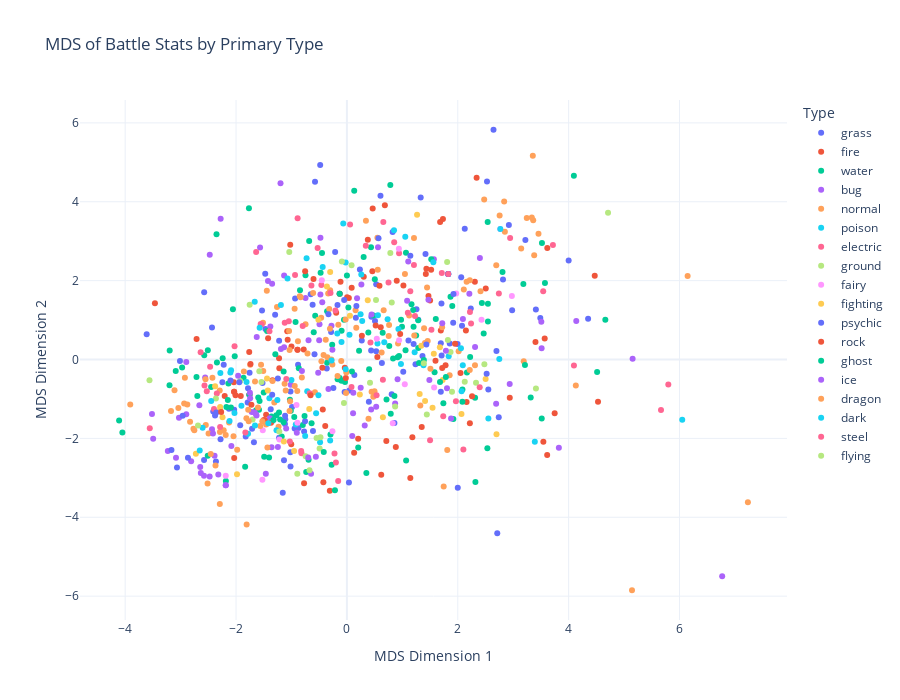

Notebook code for this chart:
### Code cell
# Create interactive scatter plot colored by type1
if 'type1' in pokemon_clean.columns:
    fig = px.scatter(
        pokemon_clean, 
        x='mds_battle_x', 
        y='mds_battle_y',
        color='type1',
        hover_name='name' if 'name' in pokemon_clean.columns else None,
        title='MDS of Battle Stats by Primary Type',
        labels={'mds_battle_x': 'MDS Dimension 1', 'mds_battle_y': 'MDS Dimension 2'},
        template='plotly_white'
    )
    fig.update_layout(
        legend_title_text='Type',
        height=700,
        width=900
    )
    fig.show()

### Figure 1 — Plotly figure (JSON) as saved in the notebook; plotly's stock layout.template omitted (floating-point values rounded to 4 significant figures)
{"data": [{"hovertemplate": "<b>%{hovertext}</b><br><br>type1=grass<br>MDS Dimension 1=%{x}<br>MDS Dimension 2=%{y}<extra></extra>", "hovertext": ["Bulbasaur", "Ivysaur", "Venusaur", "Oddish", "Gloom", "Vileplume", "Bellsprout", "Weepinbell", "Victreebel", "Exeggcute", "Exeggutor", "Tangela", "Chikorita", "Bayleef", "Meganium", "Bellossom", "Hoppip", "Skiploom", "Jumpluff", "Sunkern", "Sunflora", "Treecko", "Grovyle", "Sceptile", "Seedot", "Nuzleaf", "Shiftry", "Shroomish", "Breloom", "Roselia", "Cacnea", "Cacturne", "Tropius", "Turtwig", "Grotle", "Torterra", "Budew", "Roserade", "Cherubi", "Cherrim", "Carnivine", "Snover", "Abomasnow", "Tangrowth", "Leafeon", "Shaymin", "Snivy", "Servine", "Serperior", "Pansage", "Simisage", "Cottonee", "Whimsicott", "Petilil", "Lilligant", "Maractus", "Foongus", "Amoonguss", "Ferroseed", "Ferrothorn", "Virizion", "Chespin", "Quilladin", "Chesnaught", "Skiddo", "Gogoat", "Rowlet", "Dartrix", "Decidueye", "Fomantis", "Lurantis", "Morelull", "Shiinotic", "Bounsweet", "Steenee", "Tsareena", "Tapu Bulu", "Kartana"], "legendgroup": "grass", "marker": {"color": "#636efa", "symbol": "circle"}, "mode": "markers", "name": "grass", "orientation": "v", "showlegend": true, "type": "scatter", "x": [-1.374, -0.3633, 2.817, -0.9426, -0.04098, 1.204, -2.128, -0.8805, 0.507, -0.772, 2.077, -1.295, -1.112, -0.1197, 1.287, 1.364, -2.43, -1.756, -0.9342, -3.066, 0.8086, -2.246, -1.47, 0.6061, -2.362, -1.522, 0.162, -1.224, 0.5283, -1.223, -1.784, 0.4419, 1.017, -0.8729, 0.3963, 1.855, -2.411, 0.2346, -1.825, -0.2847, 0.6314, -0.9897, 3.489, 2.698, 1.918, 0.8251, -1.79, -0.5841, 0.5284, -1.759, -0.1305, -2.379, -0.653, -1.677, -0.1696, 0.2677, -1.02, 1.694, 0.03674, 2.74, 1.418, -1.117, 0.04517, 1.997, -1.017, 1.706, -1.115, 0.1348, 1.255, -2.28, 1.238, -1.017, 0.8573, -2.577, -2.033, 1.694, 2.235, 4.352], "xaxis": "x", "y": [-1.262, -0.2294, 2.031, -1.749, -0.8263, 0.392, -1.249, -0.135, 0.9754, -1.826, 0.8528, 1.137, -1.517, -0.514, 1.007, 0.08881, -1.854, -0.3358, 1.55, -2.738, -0.8827, -0.5792, 0.7729, 4.154, -2.586, -0.5951, 1.061, -1.987, 0.2078, 0.4755, -0.7289, 1.087, -0.3073, -1.738, -1.073, 0.4055, -1.319, 2.283, -1.952, 0.6947, -0.08741, -1.206, 1.054, 0.2183, 0.9309, 3.235, -1.089, 0.1332, 1.908, -0.8905, 1.668, -1.419, 1.654, -2.097, 1.38, 0.4838, -2.354, -0.8158, -3.119, -1.463, 2.678, -1.638, -0.7853, 0.3961, -0.8102, 1.418, -1.423, -0.3942, 1.276, -2.019, -0.1224, -2.713, -1.613, -2.545, -1.274, 0.4114, 1.293, 1.031], "yaxis": "y"}, {"hovertemplate": "<b>%{hovertext}</b><br><br>type1=fire<br>MDS Dimension 1=%{x}<br>MDS Dimension 2=%{y}<extra></extra>", "hovertext": ["Charmander", "Charmeleon", "Charizard", "Vulpix", "Ninetales", "Growlithe", "Arcanine", "Ponyta", "Rapidash", "Magmar", "Flareon", "Moltres", "Cyndaquil", "Quilava", "Typhlosion", "Slugma", "Magcargo", "Magby", "Entei", "Ho-Oh", "Torchic", "Combusken", "Blaziken", "Numel", "Camerupt", "Torkoal", "Chimchar", "Monferno", "Infernape", "Magmortar", "Heatran", "Tepig", "Pignite", "Emboar", "Pansear", "Simisear", "Darumaka", "Darmanitan", "Heatmor", "Fennekin", "Braixen", "Delphox", "Fletchinder", "Talonflame", "Litleo", "Pyroar", "Volcanion", "Litten", "Torracat", "Incineroar", "Oricorio", "Turtonator"], "legendgroup": "fire", "marker": {"color": "#EF553B", "symbol": "circle"}, "mode": "markers", "name": "fire", "orientation": "v", "showlegend": true, "type": "scatter", "x": [-2.034, -0.8915, 1.733, -2.204, 0.08637, -1.343, 1.02, -1.068, 0.003828, 0.03532, 1.472, 1.424, -2.034, -0.8915, 0.5881, -2.033, 1.35, -1.762, 1.52, 3.616, -1.723, -0.442, 1.682, -1.499, 3.568, 2.218, -1.915, -1.0, 0.3043, 0.8993, 2.309, -1.457, -0.03777, 1.501, -1.759, -0.1305, -1.004, 3.402, 0.5197, -2.009, -0.779, 0.4593, -1.224, -0.6019, -1.219, -0.1149, 2.505, -2.04, -1.076, 1.695, -0.1934, 2.159], "xaxis": "x", "y": [-0.8189, 0.2464, 3.564, -0.9249, 1.822, -0.5283, 1.879, 0.5031, 1.58, 1.562, 1.613, 2.169, -0.8189, 0.2464, 1.869, -2.496, -1.708, 0.1896, 2.276, 2.829, -1.15, -0.2082, 3.488, -1.532, 0.5325, -1.616, -0.9253, 0.3285, 2.097, 1.998, 1.973, -1.4, -0.2093, 1.496, -0.8905, 1.668, -2.148, 0.4409, 0.8611, -0.9033, 0.2514, 2.238, 0.03423, 2.043, -0.2239, 1.974, 1.8, -0.577, 0.7172, 0.7379, 1.184, -1.079], "yaxis": "y"}, {"hovertemplate": "<b>%{hovertext}</b><br><br>type1=water<br>MDS Dimension 1=%{x}<br>MDS Dimension 2=%{y}<extra></extra>", "hovertext": ["Squirtle", "Wartortle", "Blastoise", "Psyduck", "Golduck", "Poliwag", "Poliwhirl", "Poliwrath", "Tentacool", "Tentacruel", "Slowpoke", "Slowbro", "Seel", "Dewgong", "Shellder", "Cloyster", "Krabby", "Kingler", "Horsea", "Seadra", "Goldeen", "Seaking", "Staryu", "Starmie", "Magikarp", "Gyarados", "Lapras", "Vaporeon", "Totodile", "Croconaw", "Feraligatr", "Chinchou", "Lanturn", "Marill", "Azumarill", "Politoed", "Wooper", "Quagsire", "Slowking", "Qwilfish", "Corsola", "Remoraid", "Octillery", "Mantine", "Kingdra", "Suicune", "Mudkip", "Marshtomp", "Swampert", "Lotad", "Lombre", "Ludicolo", "Wingull", "Pelipper", "Carvanha", "Sharpedo", "Wailmer", "Wailord", "Barboach", "Whiscash", "Corphish", "Crawdaunt", "Feebas", "Milotic", "Clamperl", "Huntail", "Gorebyss", "Relicanth", "Luvdisc", "Kyogre", "Piplup", "Prinplup", "Empoleon", "Buizel", "Floatzel", "Shellos", "Gastrodon", "Finneon", "Lumineon", "Mantyke", "Palkia", "Phione", "Manaphy", "Oshawott", "Dewott", "Samurott", "Panpour", "Simipour", "Tympole", "Palpitoad", "Seismitoad", "Basculin", "Tirtouga", "Carracosta", "Ducklett", "Swanna", "Frillish", "Jellicent", "Alomomola", "Keldeo", "Froakie", "Frogadier", "Greninja", "Clauncher", "Clawitzer", "Popplio", "Brionne", "Primarina", "Wishiwashi", "Dewpider", "Araquanid", "Pyukumuku", "Bruxish", "Tapu Fini"], "legendgroup": "water", "marker": {"color": "#00cc96", "symbol": "circle"}, "mode": "markers", "name": "water", "orientation": "v", "showlegend": true, "type": "scatter", "x": [-1.142, -0.09586, 2.807, -1.599, 0.4801, -2.713, -1.291, 1.249, -2.509, 0.5038, -0.2753, 4.514, -0.9493, 0.7645, -0.7339, 3.515, -3.088, 1.74, -2.698, -0.926, -1.576, 0.2194, -2.241, 0.0009495, -4.05, 3.573, 2.468, 2.544, -1.205, -0.1673, 1.288, -1.865, -0.8457, -1.836, 0.7149, 0.9938, -2.183, 0.8572, 2.166, -0.2652, 0.7911, -2.45, 1.058, -0.4489, 1.165, 2.435, -1.36, -0.03445, 3.184, -2.511, -1.028, 0.6455, -3.2, 0.4011, -2.973, 0.4353, 1.069, -1.767, -2.092, 0.9156, -1.176, 0.8334, -4.11, 1.869, -0.2956, 1.302, 1.388, 2.084, -2.573, 4.095, -1.273, -0.1301, 1.604, -2.345, -0.7468, -0.7955, 1.582, -1.501, -0.0957, 0.3511, 2.54, 0.3866, 1.828, -1.586, -0.3563, 1.196, -1.759, -0.1305, -2.148, -0.8676, 0.9769, -0.5718, 0.2042, 2.312, -1.638, -0.3568, -0.6372, 1.288, -2.352, 1.066, -2.138, -1.44, 0.7833, -1.012, 1.203, -1.225, 0.09061, 1.901, 4.663, -1.492, 1.921, 2.318, -0.05278, 2.544], "xaxis": "x", "y": [-1.593, -0.5383, 2.216, -0.9659, 1.113, -0.4405, 0.1325, 0.6061, 0.2344, 2.036, -2.668, -0.3198, -1.46, 0.3424, -2.851, -1.495, -0.2926, -1.106, -0.925, 0.9512, -1.055, 0.2227, 0.03277, 2.127, -1.849, 1.938, 0.6571, 0.9658, -1.52, -0.5015, 0.9938, -0.4635, 1.757, -2.721, -1.011, 0.8321, -3.082, -0.9243, -0.3275, 0.373, -1.375, -0.699, 0.2317, 2.7, 1.4, 1.436, -1.443, -0.5707, 1.914, -2.441, -1.021, 0.6766, -0.6529, -0.2461, -0.2053, 2.846, -2.559, 3.836, -1.217, 0.05557, -1.953, 0.02549, -1.544, 1.592, -1.904, -0.09026, -0.01135, -1.074, 0.1108, 4.659, -1.413, -0.4667, 1.025, -0.0738, 2.133, -1.66, -0.3256, -0.8339, 0.7312, -2.877, 3.489, 0.6824, 2.169, -1.275, -0.07957, 1.255, -0.8905, 1.668, -1.028, -0.2224, 1.01, 1.112, -2.232, -0.9725, -1.286, 1.225, -1.616, 0.2891, 3.173, 2.704, -0.6103, 0.7204, 4.423, -1.3, 0.8324, -1.344, -0.3067, 1.355, 1.008, -2.463, -1.511, -3.104, 1.01, 1.415], "yaxis": "y"}, {"hovertemplate": "<b>%{hovertext}</b><br><br>type1=bug<br>MDS Dimension 1=%{x}<br>MDS Dimension 2=%{y}<extra></extra>", "hovertext": ["Caterpie", "Metapod", "Butterfree", "Weedle", "Kakuna", "Beedrill", "Paras", "Parasect", "Venonat", "Venomoth", "Scyther", "Pinsir", "Ledyba", "Ledian", "Spinarak", "Ariados", "Yanma", "Pineco", "Forretress", "Scizor", "Shuckle", "Heracross", "Wurmple", "Silcoon", "Beautifly", "Cascoon", "Dustox", "Surskit", "Masquerain", "Nincada", "Ninjask", "Shedinja", "Volbeat", "Illumise", "Kricketot", "Kricketune", "Burmy", "Wormadam", "Mothim", "Combee", "Vespiquen", "Yanmega", "Sewaddle", "Swadloon", "Leavanny", "Venipede", "Whirlipede", "Scolipede", "Dwebble", "Crustle", "Karrablast", "Escavalier", "Joltik", "Galvantula", "Shelmet", "Accelgor", "Durant", "Larvesta", "Volcarona", "Genesect", "Scatterbug", "Spewpa", "Vivillon", "Grubbin", "Charjabug", "Vikavolt", "Cutiefly", "Ribombee", "Wimpod", "Golisopod", "Buzzwole", "Pheromosa"], "legendgroup": "bug", "marker": {"color": "#ab63fa", "symbol": "circle"}, "mode": "markers", "name": "bug", "orientation": "v", "showlegend": true, "type": "scatter", "x": [-3.083, -2.476, -1.133, -3.23, -2.646, -2.278, -1.359, 0.5286, -1.39, -0.4937, 0.1832, 2.4, -2.898, 0.3215, -2.084, 0.1158, -1.627, -0.6469, 1.879, 3.508, 6.77, 4.138, -2.578, -2.186, -1.19, -2.186, -0.3328, -2.662, -0.2785, -1.463, -2.474, -3.495, -0.2614, -0.4998, -2.635, -0.8114, -2.387, 0.8706, -0.6921, -3.029, 1.488, 0.2611, -1.096, 0.1114, 0.4452, -2.434, 0.09659, -0.4775, -0.9037, 1.806, -1.745, 2.692, -1.749, -0.7461, -0.56, -1.567, -1.133, -1.014, 0.5614, 1.569, -2.81, -2.32, -1.381, -1.717, 0.438, 2.312, -2.557, -1.349, -3.517, 2.937, 3.513, -1.198], "xaxis": "x", "y": [-2.491, -2.963, 0.3087, -2.32, -2.726, 3.572, -2.224, -1.195, -1.492, 0.8926, 1.555, 2.573, -1.39, -1.671, -2.192, -0.8448, 0.5701, -2.898, -1.496, 0.9595, -5.493, 0.9745, -2.947, -3.185, 0.2678, -3.185, -0.7456, -1.161, 0.8567, -2.895, 2.658, -2.006, 0.246, 0.487, -2.878, -0.2919, -2.442, -1.117, 0.487, -1.474, -0.5184, 1.9, -1.749, -1.365, 1.141, -1.77, -1.94, 1.646, -1.86, -0.7318, -0.9832, -1.121, -0.8427, 1.561, -2.463, 2.842, 2.132, -0.6398, 2.843, 2.541, -2.577, -2.913, 0.8368, -1.332, -1.27, 0.3181, -0.4555, 1.924, -1.38, -0.6189, 0.2885, 4.471], "yaxis": "y"}, {"hovertemplate": "<b>%{hovertext}</b><br><br>type1=normal<br>MDS Dimension 1=%{x}<br>MDS Dimension 2=%{y}<extra></extra>", "hovertext": ["Pidgey", "Pidgeotto", "Pidgeot", "Rattata", "Raticate", "Spearow", "Fearow", "Jigglypuff", "Wigglytuff", "Meowth", "Persian", "Farfetch'd", "Doduo", "Dodrio", "Lickitung", "Chansey", "Kangaskhan", "Tauros", "Ditto", "Eevee", "Porygon", "Snorlax", "Sentret", "Furret", "Hoothoot", "Noctowl", "Igglybuff", "Aipom", "Girafarig", "Dunsparce", "Teddiursa", "Ursaring", "Porygon2", "Stantler", "Smeargle", "Miltank", "Blissey", "Zigzagoon", "Linoone", "Taillow", "Swellow", "Slakoth", "Vigoroth", "Slaking", "Whismur", "Loudred", "Exploud", "Azurill", "Skitty", "Delcatty", "Spinda", "Swablu", "Zangoose", "Castform", "Kecleon", "Starly", "Staravia", "Staraptor", "Bidoof", "Bibarel", "Ambipom", "Buneary", "Lopunny", "Glameow", "Purugly", "Happiny", "Chatot", "Munchlax", "Lickilicky", "Porygon-Z", "Regigigas", "Arceus", "Patrat", "Watchog", "Lillipup", "Herdier", "Stoutland", "Pidove", "Tranquill", "Unfezant", "Audino", "Minccino", "Cinccino", "Deerling", "Sawsbuck", "Bouffalant", "Rufflet", "Braviary", "Meloetta", "Bunnelby", "Diggersby", "Fletchling", "Furfrou", "Pikipek", "Trumbeak", "Toucannon", "Yungoos", "Gumshoos", "Stufful", "Bewear", "Oranguru", "Type: Null", "Silvally", "Komala", "Drampa"], "legendgroup": "normal", "marker": {"color": "#FFA15A", "symbol": "circle"}, "mode": "markers", "name": "normal", "orientation": "v", "showlegend": true, "type": "scatter", "x": [-2.546, -1.342, 0.5503, -3.04, -0.2618, -2.879, -0.7455, -3.909, 1.811, -2.923, -1.261, -0.8126, -2.551, -0.8345, 0.3898, 5.144, 2.217, -0.3023, -1.813, -1.309, -0.01454, 4.13, -2.37, -0.8832, -2.29, 0.1693, -2.292, -1.549, -0.3061, 0.4461, -1.034, 1.458, 1.393, -0.1548, -3.173, 0.6632, 7.234, -2.768, -1.043, -3.11, -1.445, -1.434, -0.3811, 3.361, -2.456, -0.8953, 0.7612, -2.514, -2.223, -1.034, -0.941, -1.233, -0.4638, -0.2798, 1.325, -2.829, -1.859, -0.3377, -1.979, -0.4595, -0.6093, -1.745, 0.3434, -2.426, -0.943, -1.809, -1.514, 1.746, 2.016, 0.5565, 3.379, 3.245, -2.186, -0.4211, -2.126, -0.5762, 1.216, -2.045, -1.124, 0.1568, 3.19, -2.295, -0.8502, -1.658, -0.02318, 1.854, -1.104, 1.123, 1.21, -2.752, -0.1018, -2.287, -0.3188, -2.936, -1.509, 0.9233, -2.495, 0.4984, -1.024, 2.311, 1.408, 1.718, 1.446, 0.7544, 2.217], "xaxis": "x", "y": [-1.661, -0.5474, 3.09, -1.228, -0.1245, -1.142, 0.8964, -1.14, -2.294, -0.4599, 1.329, -0.4578, -0.5011, 1.58, -1.502, -5.85, 2.008, 1.758, -1.488, -1.092, -0.8479, -0.662, -2.689, 0.465, -1.838, 0.8074, -3.661, -0.1303, 0.7794, -0.817, -1.304, 0.4676, 0.7921, 0.8801, -1.304, 1.251, -3.62, -1.756, 0.7248, -0.7778, 1.741, -2.233, 0.5024, 3.533, -2.393, -0.7968, 0.8756, -3.142, -1.791, 0.2403, -0.6747, -1.707, 1.057, 0.0003768, -1.165, -1.577, -0.3048, 1.672, -2.288, -0.04626, 1.687, -0.1336, 3.515, -0.4608, 1.284, -4.182, 0.9333, -3.22, 0.2096, 2.274, 2.645, 3.589, -1.915, 0.1154, -1.596, -0.8312, 0.6061, -1.944, -0.6141, 1.249, -0.04263, -0.788, 1.601, -0.5579, 1.016, -0.3979, -0.7876, 1.115, 3.084, -1.792, -0.03675, -1.288, 1.283, -1.116, -0.293, 0.4034, -1.875, -0.803, -1.059, -0.147, 0.4164, 0.8208, 1.823, 0.593, -0.2662], "yaxis": "y"}, {"hovertemplate": "<b>%{hovertext}</b><br><br>type1=poison<br>MDS Dimension 1=%{x}<br>MDS Dimension 2=%{y}<extra></extra>", "hovertext": ["Ekans", "Arbok", "Nidoran♀", "Nidorina", "Nidoqueen", "Nidoran♂", "Nidorino", "Nidoking", "Zubat", "Golbat", "Grimer", "Muk", "Koffing", "Weezing", "Crobat", "Gulpin", "Swalot", "Seviper", "Stunky", "Skuntank", "Skorupi", "Drapion", "Croagunk", "Toxicroak", "Trubbish", "Garbodor", "Skrelp", "Dragalge", "Mareanie", "Toxapex", "Salandit", "Salazzle"], "legendgroup": "poison", "marker": {"color": "#19d3f3", "symbol": "circle"}, "mode": "markers", "name": "poison", "orientation": "v", "showlegend": true, "type": "scatter", "x": [-2.028, -0.09726, -1.784, -0.7156, 0.9295, -2.117, -1.0, 0.56, -2.603, -0.1732, -0.484, 1.836, -0.3017, 1.382, -0.02254, -1.27, 0.9751, 0.04733, -1.81, 0.2761, -0.7525, 0.7345, -1.903, 0.2471, -1.398, 0.5518, -0.9223, 2.091, -1.35, 3.39, -2.283, -1.071], "xaxis": "x", "y": [-1.356, 0.4461, -1.88, -0.8051, 0.7728, -1.559, -0.5205, 1.123, -1.731, 0.6606, -2.095, 0.08195, -2.051, -0.1447, 2.46, -1.796, -0.116, 0.6307, -0.5703, 0.9794, -1.941, 1.023, -1.175, 1.151, -0.9817, 0.4033, -1.651, -0.1445, -1.565, -2.088, -0.34, 2.052], "yaxis": "y"}, {"hovertemplate": "<b>%{hovertext}</b><br><br>type1=electric<br>MDS Dimension 1=%{x}<br>MDS Dimension 2=%{y}<extra></extra>", "hovertext": ["Pikachu", "Raichu", "Magnemite", "Magneton", "Voltorb", "Electrode", "Electabuzz", "Jolteon", "Zapdos", "Pichu", "Mareep", "Flaaffy", "Ampharos", "Elekid", "Raikou", "Electrike", "Manectric", "Plusle", "Minun", "Shinx", "Luxio", "Luxray", "Pachirisu", "Magnezone", "Electivire", "Rotom", "Blitzle", "Zebstrika", "Emolga", "Tynamo", "Eelektrik", "Eelektross", "Thundurus", "Helioptile", "Heliolisk", "Dedenne", "Togedemaru", "Tapu Koko", "Xurkitree"], "legendgroup": "electric", "marker": {"color": "#FF6692", "symbol": "circle"}, "mode": "markers", "name": "electric", "orientation": "v", "showlegend": true, "type": "scatter", "x": [-2.468, -0.64, -0.8195, -0.2065, -2.639, -1.637, -0.2954, -0.5279, 1.209, -3.556, -1.832, -0.6696, 3.541, -2.027, 0.9412, -2.347, 0.05719, -1.555, -1.538, -2.287, -1.093, 1.099, -1.397, 2.24, 0.7511, 1.144, -2.569, -0.4607, -1.121, -2.398, 0.08284, 1.525, 0.8532, -2.528, -0.9354, -1.048, -0.7975, 0.3411, 0.6573], "xaxis": "x", "y": [-0.1844, 1.877, -2.374, 1.239, 0.1849, 2.726, 1.686, 2.828, 2.397, -1.746, -1.853, -0.8539, 1.732, 0.3377, 2.694, -0.8632, 3.426, 0.8998, 0.887, -1.714, -0.497, 1.185, 0.7191, 0.9115, 1.951, 1.728, -0.6584, 1.887, 0.9295, -1.256, -0.6964, 0.7557, 2.971, -0.8048, 2.14, 0.9716, 0.8498, 2.887, 3.488], "yaxis": "y"}, {"hovertemplate": "<b>%{hovertext}</b><br><br>type1=ground<br>MDS Dimension 1=%{x}<br>MDS Dimension 2=%{y}<extra></extra>", "hovertext": ["Sandshrew", "Sandslash", "Diglett", "Dugtrio", "Cubone", "Marowak", "Rhyhorn", "Rhydon", "Gligar", "Phanpy", "Donphan", "Trapinch", "Vibrava", "Flygon", "Baltoy", "Claydol", "Groudon", "Hippopotas", "Hippowdon", "Rhyperior", "Gliscor", "Drilbur", "Excadrill", "Sandile", "Krokorok", "Krookodile", "Stunfisk", "Golett", "Golurk", "Landorus", "Mudbray", "Mudsdale"], "legendgroup": "ground", "marker": {"color": "#B6E880", "symbol": "circle"}, "mode": "markers", "name": "ground", "orientation": "v", "showlegend": true, "type": "scatter", "x": [-0.6743, 1.442, -3.561, -1.754, -0.4918, 0.8698, -0.7443, -1.04, 0.4171, -0.5468, 2.126, -0.8945, -1.542, 0.5253, -1.701, 1.87, 4.711, -0.4768, 2.48, 3.41, 1.822, -1.926, -0.09054, -2.363, -1.58, 0.8094, 1.896, -1.219, 1.388, 1.808, -0.05313, 2.329], "xaxis": "x", "y": [-2.808, -1.394, -0.5229, 1.386, -2.259, -1.193, -2.453, 2.724, -0.5917, -1.991, -0.5645, -2.899, -0.569, 1.508, -1.524, 0.1873, 3.722, -1.969, -0.1217, -0.7352, 0.4941, -0.5442, 2.482, -0.9858, -0.3005, 1.443, -0.8191, -1.826, -0.09431, 2.474, -1.102, -0.5883], "yaxis": "y"}, {"hovertemplate": "<b>%{hovertext}</b><br><br>type1=fairy<br>MDS Dimension 1=%{x}<br>MDS Dimension 2=%{y}<extra></extra>", "hovertext": ["Clefairy", "Clefable", "Cleffa", "Togepi", "Togetic", "Snubbull", "Granbull", "Togekiss", "Flabébé", "Floette", "Florges", "Spritzee", "Aromatisse", "Swirlix", "Slurpuff", "Sylveon", "Xerneas", "Comfey"], "legendgroup": "fairy", "marker": {"color": "#FF97FF", "symbol": "circle"}, "mode": "markers", "name": "fairy", "orientation": "v", "showlegend": true, "type": "scatter", "x": [-0.8922, 0.941, -2.185, -1.524, 0.8273, -1.217, 1.044, 1.972, -1.518, 0.9376, 2.976, -0.2609, 1.573, -0.9087, 0.5394, 2.428, 2.768, -0.4524], "xaxis": "x", "y": [-1.601, 0.4909, -2.949, -3.05, -1.619, -2.029, -0.6255, 1.672, -1.792, 2.808, 1.609, -1.818, -0.7103, -1.152, 0.5294, 1.006, 3.307, 2.009], "yaxis": "y"}, {"hovertemplate": "<b>%{hovertext}</b><br><br>type1=fighting<br>MDS Dimension 1=%{x}<br>MDS Dimension 2=%{y}<extra></extra>", "hovertext": ["Mankey", "Primeape", "Machop", "Machoke", "Machamp", "Hitmonlee", "Hitmonchan", "Tyrogue", "Hitmontop", "Makuhita", "Hariyama", "Meditite", "Medicham", "Riolu", "Lucario", "Timburr", "Gurdurr", "Conkeldurr", "Throh", "Sawk", "Mienfoo", "Mienshao", "Pancham", "Pangoro", "Hawlucha", "Crabrawler", "Crabominable", "Passimian"], "legendgroup": "fighting", "marker": {"color": "#FECB52", "symbol": "circle"}, "mode": "markers", "name": "fighting", "orientation": "v", "showlegend": true, "type": "scatter", "x": [-2.378, -0.5145, -1.137, 0.233, 1.677, 1.545, 1.313, -2.724, 1.411, -1.982, 2.699, -2.244, 0.3765, -2.287, 1.266, -0.9519, 0.6492, 2.503, 2.067, 0.05456, -1.441, -0.3016, -0.6787, 1.343, -0.3603, -1.427, 1.727, 1.568], "xaxis": "x", "y": [-0.6771, 1.01, -2.08, -0.8866, 0.3138, -1.223, -0.8775, -2.392, -1.053, -2.908, -1.892, -1.462, 1.503, -1.204, 3.67, -2.321, -1.465, -0.4912, -1.382, 1.107, -0.4823, 2.221, -1.252, 0.3467, 1.854, -0.7881, -0.5192, 0.1471], "yaxis": "y"}, {"hovertemplate": "<b>%{hovertext}</b><br><br>type1=psychic<br>MDS Dimension 1=%{x}<br>MDS Dimension 2=%{y}<extra></extra>", "hovertext": ["Abra", "Kadabra", "Alakazam", "Drowzee", "Hypno", "Mr. Mime", "Mewtwo", "Mew", "Natu", "Xatu", "Espeon", "Unown", "Wobbuffet", "Lugia", "Celebi", "Ralts", "Kirlia", "Gardevoir", "Spoink", "Grumpig", "Chimecho", "Wynaut", "Deoxys", "Chingling", "Mime Jr.", "Gallade", "Uxie", "Mesprit", "Azelf", "Cresselia", "Victini", "Munna", "Musharna", "Woobat", "Swoobat", "Sigilyph", "Gothita", "Gothorita", "Gothitelle", "Solosis", "Duosion", "Reuniclus", "Elgyem", "Beheeyem", "Espurr", "Meowstic", "Hoopa", "Tapu Lele", "Cosmog", "Cosmoem", "Solgaleo", "Lunala", "Necrozma"], "legendgroup": "psychic", "marker": {"color": "#636efa", "symbol": "circle"}, "mode": "markers", "name": "psychic", "orientation": "v", "showlegend": true, "type": "scatter", "x": [-3.612, -2.575, -0.4817, -0.6121, 1.111, -1.473, 2.645, 1.828, -2.1, -0.3328, -0.2119, -1.348, 2.713, 4.001, 1.828, -3.165, -2.357, 1.331, -2.222, 0.1713, 0.4376, -1.157, -0.5749, -1.925, -3.012, 2.126, 2.981, 1.923, 0.5705, 3.41, 1.828, -1.135, 2.552, -1.941, -1.531, -0.04915, -1.71, -0.2438, 1.433, -2.963, -2.434, 2.521, -0.7547, 1.709, -1.245, -0.6184, 2.528, 1.145, -2.867, 2.0, 3.22, 2.922, 2.062], "xaxis": "x", "y": [0.6384, 1.703, 4.929, -1.811, 0.4832, 2.177, 5.825, 2.169, -0.5333, 1.146, 2.726, -0.8937, -4.407, 2.51, 2.169, -2.294, -1.343, 4.107, -0.1329, 1.357, 0.2288, -3.379, 4.507, -1.668, -0.04092, 3.317, 1.25, 1.663, 3.074, 1.27, 2.169, -2.551, -0.759, -0.5764, 1.241, 1.51, -1.757, -0.7225, 0.3787, -1.423, 0.814, -0.363, -1.566, 0.1013, -0.4809, 1.387, 4.512, 2.632, -2.489, -3.254, 3.028, 3.413, 2.085], "yaxis": "y"}, {"hovertemplate": "<b>%{hovertext}</b><br><br>type1=rock<br>MDS Dimension 1=%{x}<br>MDS Dimension 2=%{y}<extra></extra>", "hovertext": ["Geodude", "Graveler", "Golem", "Onix", "Omanyte", "Omastar", "Kabuto", "Kabutops", "Aerodactyl", "Sudowoodo", "Larvitar", "Pupitar", "Tyranitar", "Nosepass", "Lunatone", "Solrock", "Lileep", "Cradily", "Anorith", "Armaldo", "Regirock", "Cranidos", "Rampardos", "Shieldon", "Bastiodon", "Bonsly", "Probopass", "Roggenrola", "Boldore", "Gigalith", "Archen", "Archeops", "Terrakion", "Binacle", "Barbaracle", "Tyrunt", "Tyrantrum", "Amaura", "Aurorus", "Carbink", "Diancie", "Rockruff", "Lycanroc", "Minior", "Nihilego"], "legendgroup": "rock", "marker": {"color": "#EF553B", "symbol": "circle"}, "mode": "markers", "name": "rock", "orientation": "v", "showlegend": true, "type": "scatter", "x": [-0.4245, 0.7116, 2.258, -3.463, 0.131, 2.05, -0.3907, 0.9611, 0.685, 1.181, -1.479, -0.01923, 4.471, 1.144, 0.2704, 0.5491, 0.2032, 1.78, -1.739, 1.719, 4.531, -2.712, -1.022, 0.6197, 3.613, -0.3076, 3.748, -0.7727, 0.8826, 2.938, -1.422, 0.3776, 1.434, -1.37, 1.598, -0.4349, 1.951, -0.6549, 2.147, 3.544, 2.34, -2.268, 0.6103, -0.7531, 0.4651], "xaxis": "x", "y": [-3.109, -2.067, -0.9329, 1.425, -2.362, -0.3419, -1.685, 0.6493, 3.91, -1.97, -1.546, -0.4696, 2.123, -3.007, 0.5995, 0.06611, -2.011, -0.1439, -0.1138, -0.2151, -1.071, 0.5217, 2.91, -2.923, -2.421, -3.327, -1.362, -3.137, -2.22, -0.9703, 0.5398, 3.034, 2.3, -1.604, -0.03162, -1.267, 0.4018, -0.9062, 0.7359, -2.088, 4.607, -1.332, 0.8206, 2.235, 3.827], "yaxis": "y"}, {"hovertemplate": "<b>%{hovertext}</b><br><br>type1=ghost<br>MDS Dimension 1=%{x}<br>MDS Dimension 2=%{y}<extra></extra>", "hovertext": ["Gastly", "Haunter", "Gengar", "Misdreavus", "Shuppet", "Banette", "Duskull", "Dusclops", "Drifloon", "Drifblim", "Mismagius", "Spiritomb", "Dusknoir", "Giratina", "Yamask", "Cofagrigus", "Litwick", "Lampent", "Chandelure", "Phantump", "Trevenant", "Pumpkaboo", "Gourgeist", "Sandygast", "Palossand", "Mimikyu", "Dhelmise"], "legendgroup": "ghost", "marker": {"color": "#00cc96", "symbol": "circle"}, "mode": "markers", "name": "ghost", "orientation": "v", "showlegend": true, "type": "scatter", "x": [-3.197, -2.056, 0.1322, -0.5981, -2.174, 1.522, -0.2155, 2.534, -2.024, 3.213, -0.4741, 2.084, 3.316, 3.519, -0.6911, -0.6807, -1.404, -1.141, 0.3023, -1.323, 0.941, -0.7639, 1.785, -0.4173, 1.68, 0.0271, 2.224], "xaxis": "x", "y": [0.2282, 1.272, 4.277, 0.694, -1.201, 2.541, -3.317, -2.248, 0.0828, -0.1362, 2.2, -0.7606, -0.9604, 2.955, -2.541, 3.002, -2.486, -0.3019, 2.602, -1.537, 0.08893, -1.431, -0.441, -2.345, -0.5734, 1.321, 0.06635], "yaxis": "y"}, {"hovertemplate": "<b>%{hovertext}</b><br><br>type1=ice<br>MDS Dimension 1=%{x}<br>MDS Dimension 2=%{y}<extra></extra>", "hovertext": ["Jynx", "Articuno", "Swinub", "Piloswine", "Delibird", "Smoochum", "Snorunt", "Glalie", "Spheal", "Sealeo", "Walrein", "Regice", "Glaceon", "Mamoswine", "Froslass", "Vanillite", "Vanillish", "Vanilluxe", "Cubchoo", "Beartic", "Cryogonal", "Bergmite", "Avalugg"], "legendgroup": "ice", "marker": {"color": "#ab63fa", "symbol": "circle"}, "mode": "markers", "name": "ice", "orientation": "v", "showlegend": true, "type": "scatter", "x": [-1.424, 2.21, -2.416, 0.9141, -1.962, -2.898, -1.666, 1.107, -1.245, 0.2492, 1.72, 5.155, 2.093, 1.471, -0.4444, -1.63, -0.5178, 1.087, -1.64, 1.786, -0.4771, -0.6977, 3.824], "xaxis": "x", "y": [1.992, 1.666, -1.878, -0.5002, -0.4112, -0.06631, -1.343, 2.482, -2.219, -0.7134, 0.9189, 0.02016, 1.025, 1.515, 1.451, -1.419, -0.3338, 1.492, -1.39, 0.2251, 3.088, -2.485, -2.235], "yaxis": "y"}, {"hovertemplate": "<b>%{hovertext}</b><br><br>type1=dragon<br>MDS Dimension 1=%{x}<br>MDS Dimension 2=%{y}<extra></extra>", "hovertext": ["Dratini", "Dragonair", "Dragonite", "Altaria", "Bagon", "Shelgon", "Salamence", "Latias", "Latios", "Rayquaza", "Gible", "Gabite", "Garchomp", "Axew", "Fraxure", "Haxorus", "Druddigon", "Reshiram", "Zekrom", "Kyurem", "Goomy", "Sliggoo", "Goodra", "Zygarde", "Jangmo-o", "Hakamo-o", "Kommo-o"], "legendgroup": "dragon", "marker": {"color": "#FFA15A", "symbol": "circle"}, "mode": "markers", "name": "dragon", "orientation": "v", "showlegend": true, "type": "scatter", "x": [-1.781, -0.3523, 2.16, 2.11, -1.772, 0.4768, 2.756, 3.336, 2.477, 3.354, -1.526, -0.7108, 3.457, -1.604, -0.1683, 1.047, 1.507, 2.85, 3.144, 2.837, -1.563, 0.6267, 2.695, 6.147, -1.458, -0.01111, 2.411], "xaxis": "x", "y": [-1.274, 0.06021, 1.972, 1.774, -1.565, -0.9455, 3.653, 3.603, 4.055, 5.164, -1.565, 0.1543, 3.187, -1.22, -0.4162, 2.165, -0.2348, 3.24, 2.812, 4.009, -1.689, 0.1797, 2.392, 2.12, -1.647, -0.3286, 1.729], "yaxis": "y"}, {"hovertemplate": "<b>%{hovertext}</b><br><br>type1=dark<br>MDS Dimension 1=%{x}<br>MDS Dimension 2=%{y}<extra></extra>", "hovertext": ["Umbreon", "Murkrow", "Sneasel", "Houndour", "Houndoom", "Poochyena", "Mightyena", "Sableye", "Absol", "Honchkrow", "Weavile", "Darkrai", "Purrloin", "Liepard", "Scraggy", "Scrafty", "Zorua", "Zoroark", "Pawniard", "Bisharp", "Vullaby", "Mandibuzz", "Deino", "Zweilous", "Hydreigon", "Inkay", "Malamar", "Yveltal", "Guzzlord"], "legendgroup": "dark", "marker": {"color": "#19d3f3", "symbol": "circle"}, "mode": "markers", "name": "dark", "orientation": "v", "showlegend": true, "type": "scatter", "x": [2.749, -1.574, -1.663, -2.089, 1.053, -2.655, -0.2777, 2.553, -0.06591, 0.2597, -0.7271, 0.8504, -2.448, -1.19, -0.5556, 2.069, -2.102, -0.4369, -1.254, 1.222, -0.5132, 2.058, -1.417, -0.02206, 1.559, -1.658, 0.6745, 2.768, 6.05], "xaxis": "x", "y": [0.01016, 0.8051, 1.464, -0.273, 3.115, -2.31, -0.02734, -1.494, 3.451, 2.155, 2.566, 3.28, -1.054, 1.382, -1.361, -0.8038, -0.3285, 2.348, -1.029, 0.1823, -0.9059, 0.2864, -1.619, -0.2439, 2.468, -1.671, 0.4385, 3.307, -1.529], "yaxis": "y"}, {"hovertemplate": "<b>%{hovertext}</b><br><br>type1=steel<br>MDS Dimension 1=%{x}<br>MDS Dimension 2=%{y}<extra></extra>", "hovertext": ["Steelix", "Skarmory", "Mawile", "Aron", "Lairon", "Aggron", "Beldum", "Metang", "Metagross", "Registeel", "Jirachi", "Bronzor", "Bronzong", "Dialga", "Klink", "Klang", "Klinklang", "Cobalion", "Honedge", "Doublade", "Aegislash", "Klefki", "Celesteela", "Magearna"], "legendgroup": "steel", "marker": {"color": "#FF6692", "symbol": "circle"}, "mode": "markers", "name": "steel", "orientation": "v", "showlegend": true, "type": "scatter", "x": [5.667, 1.738, 1.967, -0.2235, 1.5, 5.798, -0.8252, 0.5355, 3.717, 4.096, 1.828, -0.1572, 2.396, 2.945, -1.03, 0.6496, 1.229, 1.712, -0.1982, 2.101, -0.8893, 0.4254, 2.22, 2.741], "xaxis": "x", "y": [-1.282, -1.438, -1.061, -2.386, -2.048, -0.6328, -2.322, -0.9032, 2.903, -0.152, 2.169, -3.082, -0.7012, 3.079, -2.081, -0.511, 1.105, 2.194, -2.608, -2.281, 3.584, 0.4329, 1.205, 1.674], "yaxis": "y"}, {"hovertemplate": "<b>%{hovertext}</b><br><br>type1=flying<br>MDS Dimension 1=%{x}<br>MDS Dimension 2=%{y}<extra></extra>", "hovertext": ["Tornadus", "Noibat", "Noivern"], "legendgroup": "flying", "marker": {"color": "#B6E880", "symbol": "circle"}, "mode": "markers", "name": "flying", "orientation": "v", "showlegend": true, "type": "scatter", "x": [0.7836, -2.686, 0.08417], "xaxis": "x", "y": [2.703, -1.674, 2.39], "yaxis": "y"}], "layout": {"height": 700, "legend": {"title": {"text": "Type"}, "tracegroupgap": 0}, "title": {"text": "MDS of Battle Stats by Primary Type"}, "width": 900, "xaxis": {"anchor": "y", "domain": [0, 1], "title": {"text": "MDS Dimension 1"}}, "yaxis": {"anchor": "x", "domain": [0, 1], "title": {"text": "MDS Dimension 2"}}}}
